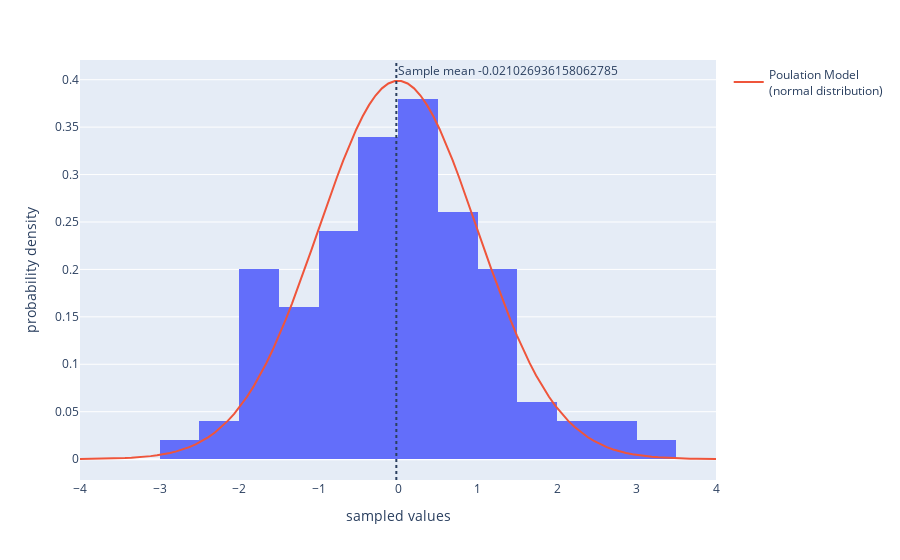

Write notebook code for a chart like this one.
### Code cell
# This code visualizes the population being sampled from (as a red line),
# a sample from this population (as a histogram), and the sample mean

# create another sample
n = 100 # adjust and experiment with this
# np.random.seed(130)
x = normal_distribution.rvs(size=n) # "x" is the sample of size "n"

# create a histogram of the sample and annotate the sample mean
fig = px.histogram(pd.DataFrame({'sampled values': x}), x='sampled values',
                   histnorm='probability density') # so the scale matches the pdf below
fig.add_vline(x=x.mean(), line_dash="dot", annotation_text='Sample mean '+str(x.mean()))

# add population visualization into the figure
support = np.linspace(-4,4,100) 
fig.add_trace(go.Scatter(mode='lines', name='Poulation Model<br>(normal distribution)',
                         y=normal_distribution.pdf(support), x=support))
                                             # pdf means "probability density function"
fig.show() # USE `fig.show(renderer="png")` FOR ALL GitHub and MarkUs SUBMISSIONS

### Figure 1 — Plotly figure (JSON) as saved in the notebook; plotly's stock layout.template omitted (floating-point values rounded to 4 significant figures)
{"data": [{"alignmentgroup": "True", "bingroup": "x", "histnorm": "probability density", "hovertemplate": "sampled values=%{x}<br>probability density=%{y}<extra></extra>", "legendgroup": "", "marker": {"color": "#636efa", "pattern": {"shape": ""}}, "name": "", "offsetgroup": "", "orientation": "v", "showlegend": false, "type": "histogram", "x": [-1.163, 0.5401, 0.4294, -1.749, 2.423, 0.4573, 1.368, -0.1996, -0.02617, 1.69, -0.627, -2.528, 0.6447, 0.5726, -1.798, 0.7958, -1.873, 0.9072, -0.6663, 0.3919, 0.2856, -2.253, -0.7783, -0.5341, -0.8366, -1.924, -2.41, 0.4384, 1.316, 2.582, 1.476, 1.27, 2.079, 0.985, -0.7868, -0.3401, -1.317, -0.498, 1.459, -0.09883, -0.4088, -1.145, 0.3477, 1.034, 1.223, -1.518, 0.1249, -1.166, 0.08731, 0.05171, 0.595, 1.164, 0.1647, -1.364, -1.35, -0.3576, -0.05193, 0.3353, 0.5432, 0.3951, 1.506, 1.194, -0.9212, -1.656, 1.293, -1.618, -0.2371, 0.6594, 0.257, 2.737, -0.1662, -0.02981, -0.6939, -1.686, 1.587, -0.19, 0.03044, -0.3326, -0.3622, -0.5668, -0.2277, -0.5098, 0.3761, -1.138, 0.3279, 3.033, 0.9099, -0.4399, -0.7865, -1.722, -0.2684, 0.9812, -1.019, 0.5599, -1.886, -0.7198, 0.2113, 0.7636, 0.09491, 0.1466], "xaxis": "x", "yaxis": "y"}, {"mode": "lines", "name": "Poulation Model<br>(normal distribution)", "type": "scatter", "x": [-4, -3.919, -3.838, -3.758, -3.677, -3.596, -3.515, -3.434, -3.354, -3.273, -3.192, -3.111, -3.03, -2.949, -2.869, -2.788, -2.707, -2.626, -2.545, -2.465, -2.384, -2.303, -2.222, -2.141, -2.061, -1.98, -1.899, -1.818, -1.737, -1.657, -1.576, -1.495, -1.414, -1.333, -1.253, -1.172, -1.091, -1.01, -0.9293, -0.8485, -0.7677, -0.6869, -0.6061, -0.5253, -0.4444, -0.3636, -0.2828, -0.202, -0.1212, -0.0404, 0.0404, 0.1212, 0.202, 0.2828, 0.3636, 0.4444, 0.5253, 0.6061, 0.6869, 0.7677, 0.8485, 0.9293, 1.01, 1.091, 1.172, 1.253, 1.333, 1.414, 1.495, 1.576, 1.657, 1.737, 1.818, 1.899, 1.98, 2.061, 2.141, 2.222, 2.303, 2.384, 2.465, 2.545, 2.626, 2.707, 2.788, 2.869, 2.949, 3.03, 3.111, 3.192, 3.273, 3.354, 3.434, 3.515, 3.596, 3.677, 3.758, 3.838, 3.919, 4], "y": [0.0001338, 0.0001843, 0.0002521, 0.0003427, 0.0004628, 0.0006209, 0.0008275, 0.001096, 0.001442, 0.001884, 0.002446, 0.003156, 0.004045, 0.00515, 0.006515, 0.008188, 0.01022, 0.01268, 0.01563, 0.01914, 0.02328, 0.02813, 0.03377, 0.04029, 0.04774, 0.05621, 0.06574, 0.0764, 0.0882, 0.1012, 0.1153, 0.1305, 0.1468, 0.164, 0.1821, 0.2008, 0.22, 0.2395, 0.2591, 0.2783, 0.2971, 0.3151, 0.332, 0.3475, 0.3614, 0.3734, 0.3833, 0.3909, 0.396, 0.3986, 0.3986, 0.396, 0.3909, 0.3833, 0.3734, 0.3614, 0.3475, 0.332, 0.3151, 0.2971, 0.2783, 0.2591, 0.2395, 0.22, 0.2008, 0.1821, 0.164, 0.1468, 0.1305, 0.1153, 0.1012, 0.0882, 0.0764, 0.06574, 0.05621, 0.04774, 0.04029, 0.03377, 0.02813, 0.02328, 0.01914, 0.01563, 0.01268, 0.01022, 0.008188, 0.006515, 0.00515, 0.004045, 0.003156, 0.002446, 0.001884, 0.001442, 0.001096, 0.0008275, 0.0006209, 0.0004628, 0.0003427, 0.0002521, 0.0001843, 0.0001338]}], "layout": {"annotations": [{"showarrow": false, "text": "Sample mean -0.021026936158062785", "x": -0.02103, "xanchor": "left", "xref": "x", "y": 1, "yanchor": "top", "yref": "y domain"}], "autosize": true, "barmode": "relative", "legend": {"tracegroupgap": 0}, "margin": {"t": 60}, "shapes": [{"line": {"dash": "dot"}, "type": "line", "x0": -0.02103, "x1": -0.02103, "xref": "x", "y0": 0, "y1": 1, "yref": "y domain"}], "xaxis": {"anchor": "y", "autorange": true, "domain": [0, 1], "range": [-4, 4], "title": {"text": "sampled values"}, "type": "linear"}, "yaxis": {"anchor": "x", "autorange": true, "domain": [0, 1], "range": [-0.022, 0.4208], "title": {"text": "probability density"}, "type": "linear"}}}
